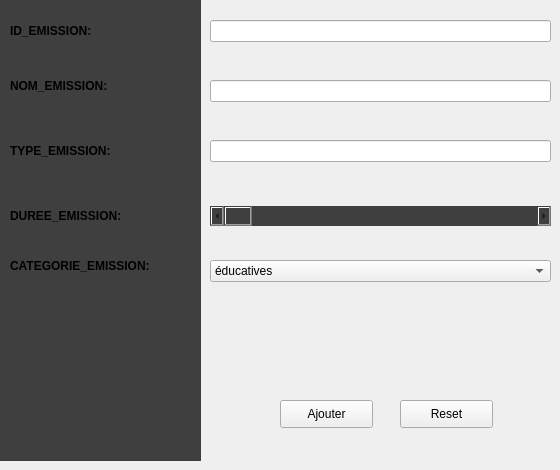
      <widget class="QWidget" name="tab_17">
       <attribute name="title">
        <string>ajout</string>
       </attribute>
       <widget class="QLineEdit" name="lineEdit">
        <property name="geometry">
         <rect>
          <x>210</x>
          <y>20</y>
          <width>341</width>
          <height>22</height>
         </rect>
        </property>
       </widget>
       <widget class="QLineEdit" name="lineEdit_2">
        <property name="geometry">
         <rect>
          <x>210</x>
          <y>80</y>
          <width>341</width>
          <height>22</height>
         </rect>
        </property>
       </widget>
       <widget class="QLineEdit" name="lineEdit_5">
        <property name="geometry">
         <rect>
          <x>210</x>
          <y>140</y>
          <width>341</width>
          <height>22</height>
         </rect>
        </property>
       </widget>
       <widget class="QLabel" name="label_14">
        <property name="geometry">
         <rect>
          <x>0</x>
          <y>0</y>
          <width>201</width>
          <height>461</height>
         </rect>
        </property>
        <property name="styleSheet">
         <string notr="true">background-color:rgb(63, 63, 63)</string>
        </property>
        <property name="text">
         <string/>
        </property>
       </widget>
       <widget class="QLabel" name="label_15">
        <property name="geometry">
         <rect>
          <x>10</x>
          <y>10</y>
          <width>111</width>
          <height>41</height>
         </rect>
        </property>
        <property name="font">
         <font>
          <weight>75</weight>
          <bold>true</bold>
         </font>
        </property>
        <property name="text">
         <string>ID_EMISSION:</string>
        </property>
       </widget>
       <widget class="QLabel" name="label_16">
        <property name="geometry">
         <rect>
          <x>10</x>
          <y>60</y>
          <width>111</width>
          <height>51</height>
         </rect>
        </property>
        <property name="font">
         <font>
          <weight>75</weight>
          <bold>true</bold>
         </font>
        </property>
        <property name="text">
         <string>NOM_EMISSION:</string>
        </property>
       </widget>
       <widget class="QLabel" name="label_17">
        <property name="geometry">
         <rect>
          <x>10</x>
          <y>130</y>
          <width>111</width>
          <height>41</height>
         </rect>
        </property>
        <property name="font">
         <font>
          <weight>75</weight>
          <bold>true</bold>
         </font>
        </property>
        <property name="text">
         <string>TYPE_EMISSION:</string>
        </property>
       </widget>
       <widget class="QLabel" name="label_18">
        <property name="geometry">
         <rect>
          <x>10</x>
          <y>190</y>
          <width>151</width>
          <height>51</height>
         </rect>
        </property>
        <property name="font">
         <font>
          <weight>75</weight>
          <bold>true</bold>
         </font>
        </property>
        <property name="text">
         <string>DUREE_EMISSION:</string>
        </property>
       </widget>
       <widget class="QLabel" name="label_19">
        <property name="geometry">
         <rect>
          <x>10</x>
          <y>240</y>
          <width>211</width>
          <height>51</height>
         </rect>
        </property>
        <property name="font">
         <font>
          <weight>75</weight>
          <bold>true</bold>
         </font>
        </property>
        <property name="text">
         <string>CATEGORIE_EMISSION:</string>
        </property>
       </widget>
       <widget class="QPushButton" name="pushButton_3">
        <property name="geometry">
         <rect>
          <x>280</x>
          <y>400</y>
          <width>93</width>
          <height>28</height>
         </rect>
        </property>
        <property name="text">
         <string>Ajouter</string>
        </property>
       </widget>
       <widget class="QPushButton" name="pushButton_7">
        <property name="geometry">
         <rect>
          <x>400</x>
          <y>400</y>
          <width>93</width>
          <height>28</height>
         </rect>
        </property>
        <property name="text">
         <string>Reset</string>
        </property>
       </widget>
       <widget class="QScrollBar" name="horizontalScrollBar">
        <property name="geometry">
         <rect>
          <x>210</x>
          <y>206</y>
          <width>341</width>
          <height>20</height>
         </rect>
        </property>
        <property name="styleSheet">
         <string notr="true">background-color:rgb(63, 63, 63)</string>
        </property>
        <property name="orientation">
         <enum>Qt::Horizontal</enum>
        </property>
       </widget>
       <widget class="QComboBox" name="comboBox">
        <property name="geometry">
         <rect>
          <x>210</x>
          <y>260</y>
          <width>341</width>
          <height>22</height>
         </rect>
        </property>
        <item>
         <property name="text">
          <string>éducatives </string>
         </property>
        </item>
        <item>
         <property name="text">
          <string>Sports</string>
         </property>
        </item>
        <item>
         <property name="text">
          <string>Divertissement</string>
         </property>
        </item>
        <item>
         <property name="text">
          <string>Culture et art</string>
         </property>
        </item>
        <item>
         <property name="text">
          <string>Enfants et jeunesse</string>
         </property>
        </item>
        <item>
         <property name="text">
          <string>Religieux</string>
         </property>
        </item>
        <item>
         <property name="text">
          <string>New Item</string>
         </property>
        </item>
       </widget>
      </widget>
